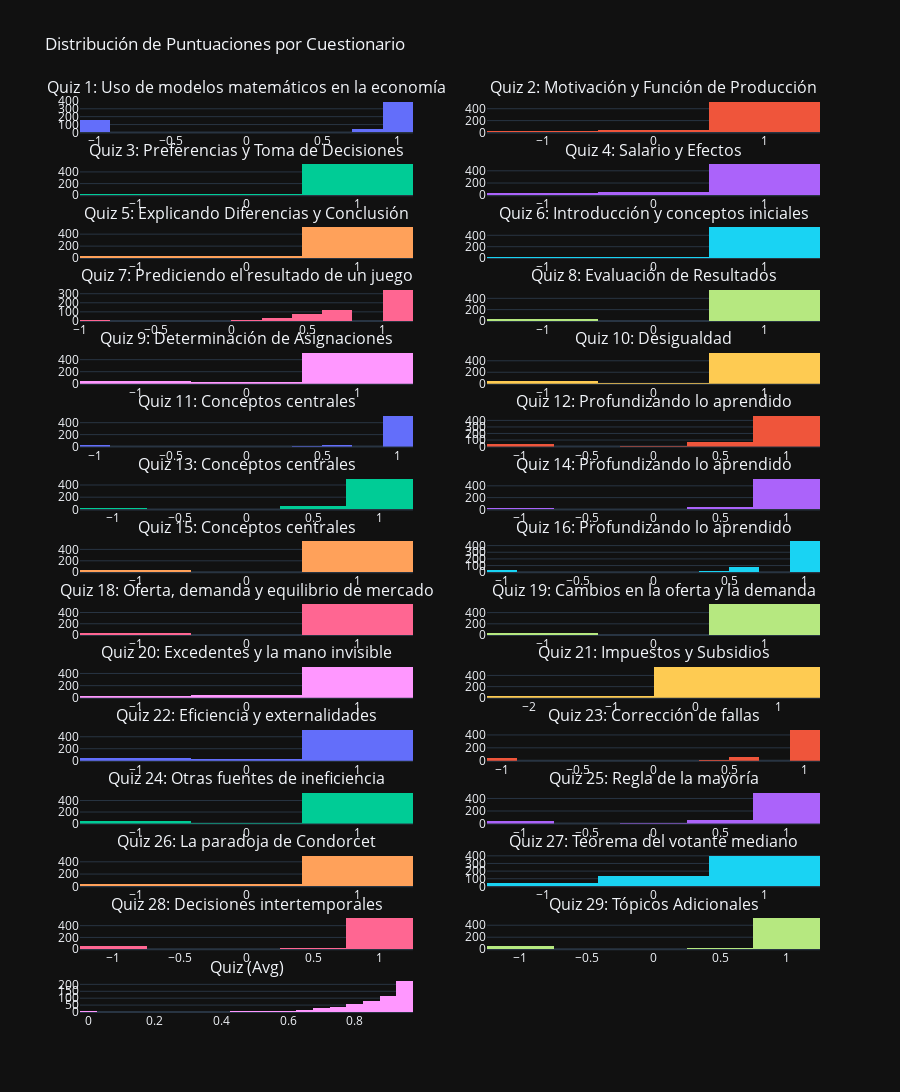

Write notebook code for a chart like this one.
### Markdown cell above
## Tratamiento de outliers

### Code cell
import plotly.graph_objects as go
from plotly.subplots import make_subplots
import pandas as pd

# Asegúrate de que tu archivo 'notas.csv' esté en el mismo directorio que este script,
# o proporciona la ruta completa al archivo.
notas_df = notas

# Reemplaza 'Not Attempted' con -1 y convierte las cadenas a flotantes
quiz_columns = [col for col in notas_df.columns if 'Quiz' in col]
notas_df[quiz_columns] = notas_df[quiz_columns].replace('Not Attempted', -1).astype(float)

# Determinamos el número de filas para los subplots
n_rows = (len(quiz_columns) + 1) // 2

# Crear una figura con subplots en dos columnas
fig = make_subplots(rows=n_rows, cols=2, subplot_titles=quiz_columns)

# Añadir un histograma para cada cuestionario en la posición adecuada
for idx, col in enumerate(quiz_columns):
    fig.add_trace(
        go.Histogram(x=notas_df[col], name=col),
        row=(idx // 2) + 1,  # Incrementar la fila después de cada dos cuestionarios
        col=(idx % 2) + 1    # Alternar entre columna 1 y 2
    )

# Actualizar el layout para que se ajuste bien
fig.update_layout(
    height=300 * n_rows,  # Ajustar la altura si es necesario para acomodar todos los subplots
    title_text="Distribución de Puntuaciones por Cuestionario",
    showlegend=False
)

# Mostrar la figura
fig.show()

### Figure 1 — Plotly figure (JSON) as saved in the notebook; plotly's stock layout.template omitted (floating-point values rounded to 4 significant figures; data arrays with more than 128 entries replaced by an {"elided": "..."} marker saying what was removed)
{"data": [{"name": "Quiz 1: Uso de modelos matemáticos en la economía", "x": {"elided": "587 float values"}, "type": "histogram", "xaxis": "x", "yaxis": "y"}, {"name": "Quiz 2: Motivación y Función de Producción", "x": {"elided": "587 float values"}, "type": "histogram", "xaxis": "x2", "yaxis": "y2"}, {"name": "Quiz 3: Preferencias y Toma de Decisiones", "x": {"elided": "587 float values"}, "type": "histogram", "xaxis": "x3", "yaxis": "y3"}, {"name": "Quiz 4: Salario y Efectos", "x": {"elided": "587 float values"}, "type": "histogram", "xaxis": "x4", "yaxis": "y4"}, {"name": "Quiz 5: Explicando Diferencias y Conclusión", "x": {"elided": "587 float values"}, "type": "histogram", "xaxis": "x5", "yaxis": "y5"}, {"name": "Quiz 6: Introducción y conceptos iniciales", "x": {"elided": "587 float values"}, "type": "histogram", "xaxis": "x6", "yaxis": "y6"}, {"name": "Quiz 7: Prediciendo el resultado de un juego", "x": {"elided": "587 float values"}, "type": "histogram", "xaxis": "x7", "yaxis": "y7"}, {"name": "Quiz 8: Evaluación de Resultados", "x": {"elided": "587 float values"}, "type": "histogram", "xaxis": "x8", "yaxis": "y8"}, {"name": "Quiz 9: Determinación de Asignaciones", "x": {"elided": "587 float values"}, "type": "histogram", "xaxis": "x9", "yaxis": "y9"}, {"name": "Quiz 10: Desigualdad", "x": {"elided": "587 float values"}, "type": "histogram", "xaxis": "x10", "yaxis": "y10"}, {"name": "Quiz 11: Conceptos centrales", "x": {"elided": "587 float values"}, "type": "histogram", "xaxis": "x11", "yaxis": "y11"}, {"name": "Quiz 12: Profundizando lo aprendido", "x": {"elided": "587 float values"}, "type": "histogram", "xaxis": "x12", "yaxis": "y12"}, {"name": "Quiz 13: Conceptos centrales", "x": {"elided": "587 float values"}, "type": "histogram", "xaxis": "x13", "yaxis": "y13"}, {"name": "Quiz 14: Profundizando lo aprendido", "x": {"elided": "587 float values"}, "type": "histogram", "xaxis": "x14", "yaxis": "y14"}, {"name": "Quiz 15: Conceptos centrales", "x": {"elided": "587 float values"}, "type": "histogram", "xaxis": "x15", "yaxis": "y15"}, {"name": "Quiz 16: Profundizando lo aprendido", "x": {"elided": "587 float values"}, "type": "histogram", "xaxis": "x16", "yaxis": "y16"}, {"name": "Quiz 18: Oferta, demanda y equilibrio de mercado", "x": {"elided": "587 float values"}, "type": "histogram", "xaxis": "x17", "yaxis": "y17"}, {"name": "Quiz 19: Cambios en la oferta y la demanda", "x": {"elided": "587 float values"}, "type": "histogram", "xaxis": "x18", "yaxis": "y18"}, {"name": "Quiz 20: Excedentes y la mano invisible", "x": {"elided": "587 float values"}, "type": "histogram", "xaxis": "x19", "yaxis": "y19"}, {"name": "Quiz 21: Impuestos y Subsidios", "x": {"elided": "587 float values"}, "type": "histogram", "xaxis": "x20", "yaxis": "y20"}, {"name": "Quiz 22: Eficiencia y externalidades", "x": {"elided": "587 float values"}, "type": "histogram", "xaxis": "x21", "yaxis": "y21"}, {"name": "Quiz 23: Corrección de fallas", "x": {"elided": "587 float values"}, "type": "histogram", "xaxis": "x22", "yaxis": "y22"}, {"name": "Quiz 24: Otras fuentes de ineficiencia", "x": {"elided": "587 float values"}, "type": "histogram", "xaxis": "x23", "yaxis": "y23"}, {"name": "Quiz 25: Regla de la mayoría", "x": {"elided": "587 float values"}, "type": "histogram", "xaxis": "x24", "yaxis": "y24"}, {"name": "Quiz 26: La paradoja de Condorcet", "x": {"elided": "587 float values"}, "type": "histogram", "xaxis": "x25", "yaxis": "y25"}, {"name": "Quiz 27: Teorema del votante mediano", "x": {"elided": "587 float values"}, "type": "histogram", "xaxis": "x26", "yaxis": "y26"}, {"name": "Quiz 28: Decisiones intertemporales", "x": {"elided": "587 float values"}, "type": "histogram", "xaxis": "x27", "yaxis": "y27"}, {"name": "Quiz 29: Tópicos Adicionales", "x": {"elided": "587 float values"}, "type": "histogram", "xaxis": "x28", "yaxis": "y28"}, {"name": "Quiz (Avg)", "x": {"elided": "587 float values"}, "type": "histogram", "xaxis": "x29", "yaxis": "y29"}], "layout": {"xaxis": {"anchor": "y", "domain": [0.0, 0.45]}, "yaxis": {"anchor": "x", "domain": [0.9644, 1.0]}, "xaxis2": {"anchor": "y2", "domain": [0.55, 1.0]}, "yaxis2": {"anchor": "x2", "domain": [0.9644, 1.0]}, "xaxis3": {"anchor": "y3", "domain": [0.0, 0.45]}, "yaxis3": {"anchor": "x3", "domain": [0.8956, 0.9311]}, "xaxis4": {"anchor": "y4", "domain": [0.55, 1.0]}, "yaxis4": {"anchor": "x4", "domain": [0.8956, 0.9311]}, "xaxis5": {"anchor": "y5", "domain": [0.0, 0.45]}, "yaxis5": {"anchor": "x5", "domain": [0.8267, 0.8622]}, "xaxis6": {"anchor": "y6", "domain": [0.55, 1.0]}, "yaxis6": {"anchor": "x6", "domain": [0.8267, 0.8622]}, "xaxis7": {"anchor": "y7", "domain": [0.0, 0.45]}, "yaxis7": {"anchor": "x7", "domain": [0.7578, 0.7933]}, "xaxis8": {"anchor": "y8", "domain": [0.55, 1.0]}, "yaxis8": {"anchor": "x8", "domain": [0.7578, 0.7933]}, "xaxis9": {"anchor": "y9", "domain": [0.0, 0.45]}, "yaxis9": {"anchor": "x9", "domain": [0.6889, 0.7244]}, "xaxis10": {"anchor": "y10", "domain": [0.55, 1.0]}, "yaxis10": {"anchor": "x10", "domain": [0.6889, 0.7244]}, "xaxis11": {"anchor": "y11", "domain": [0.0, 0.45]}, "yaxis11": {"anchor": "x11", "domain": [0.62, 0.6556]}, "xaxis12": {"anchor": "y12", "domain": [0.55, 1.0]}, "yaxis12": {"anchor": "x12", "domain": [0.62, 0.6556]}, "xaxis13": {"anchor": "y13", "domain": [0.0, 0.45]}, "yaxis13": {"anchor": "x13", "domain": [0.5511, 0.5867]}, "xaxis14": {"anchor": "y14", "domain": [0.55, 1.0]}, "yaxis14": {"anchor": "x14", "domain": [0.5511, 0.5867]}, "xaxis15": {"anchor": "y15", "domain": [0.0, 0.45]}, "yaxis15": {"anchor": "x15", "domain": [0.4822, 0.5178]}, "xaxis16": {"anchor": "y16", "domain": [0.55, 1.0]}, "yaxis16": {"anchor": "x16", "domain": [0.4822, 0.5178]}, "xaxis17": {"anchor": "y17", "domain": [0.0, 0.45]}, "yaxis17": {"anchor": "x17", "domain": [0.4133, 0.4489]}, "xaxis18": {"anchor": "y18", "domain": [0.55, 1.0]}, "yaxis18": {"anchor": "x18", "domain": [0.4133, 0.4489]}, "xaxis19": {"anchor": "y19", "domain": [0.0, 0.45]}, "yaxis19": {"anchor": "x19", "domain": [0.3444, 0.38]}, "xaxis20": {"anchor": "y20", "domain": [0.55, 1.0]}, "yaxis20": {"anchor": "x20", "domain": [0.3444, 0.38]}, "xaxis21": {"anchor": "y21", "domain": [0.0, 0.45]}, "yaxis21": {"anchor": "x21", "domain": [0.2756, 0.3111]}, "xaxis22": {"anchor": "y22", "domain": [0.55, 1.0]}, "yaxis22": {"anchor": "x22", "domain": [0.2756, 0.3111]}, "xaxis23": {"anchor": "y23", "domain": [0.0, 0.45]}, "yaxis23": {"anchor": "x23", "domain": [0.2067, 0.2422]}, "xaxis24": {"anchor": "y24", "domain": [0.55, 1.0]}, "yaxis24": {"anchor": "x24", "domain": [0.2067, 0.2422]}, "xaxis25": {"anchor": "y25", "domain": [0.0, 0.45]}, "yaxis25": {"anchor": "x25", "domain": [0.1378, 0.1733]}, "xaxis26": {"anchor": "y26", "domain": [0.55, 1.0]}, "yaxis26": {"anchor": "x26", "domain": [0.1378, 0.1733]}, "xaxis27": {"anchor": "y27", "domain": [0.0, 0.45]}, "yaxis27": {"anchor": "x27", "domain": [0.06889, 0.1044]}, "xaxis28": {"anchor": "y28", "domain": [0.55, 1.0]}, "yaxis28": {"anchor": "x28", "domain": [0.06889, 0.1044]}, "xaxis29": {"anchor": "y29", "domain": [0.0, 0.45]}, "yaxis29": {"anchor": "x29", "domain": [0.0, 0.03556]}, "xaxis30": {"anchor": "y30", "domain": [0.55, 1.0]}, "yaxis30": {"anchor": "x30", "domain": [0.0, 0.03556]}, "annotations": [{"font": {"size": 16}, "showarrow": false, "text": "Quiz 1: Uso de modelos matemáticos en la economía", "x": 0.225, "xanchor": "center", "xref": "paper", "y": 1.0, "yanchor": "bottom", "yref": "paper"}, {"font": {"size": 16}, "showarrow": false, "text": "Quiz 2: Motivación y Función de Producción", "x": 0.775, "xanchor": "center", "xref": "paper", "y": 1.0, "yanchor": "bottom", "yref": "paper"}, {"font": {"size": 16}, "showarrow": false, "text": "Quiz 3: Preferencias y Toma de Decisiones", "x": 0.225, "xanchor": "center", "xref": "paper", "y": 0.9311, "yanchor": "bottom", "yref": "paper"}, {"font": {"size": 16}, "showarrow": false, "text": "Quiz 4: Salario y Efectos", "x": 0.775, "xanchor": "center", "xref": "paper", "y": 0.9311, "yanchor": "bottom", "yref": "paper"}, {"font": {"size": 16}, "showarrow": false, "text": "Quiz 5: Explicando Diferencias y Conclusión", "x": 0.225, "xanchor": "center", "xref": "paper", "y": 0.8622, "yanchor": "bottom", "yref": "paper"}, {"font": {"size": 16}, "showarrow": false, "text": "Quiz 6: Introducción y conceptos iniciales", "x": 0.775, "xanchor": "center", "xref": "paper", "y": 0.8622, "yanchor": "bottom", "yref": "paper"}, {"font": {"size": 16}, "showarrow": false, "text": "Quiz 7: Prediciendo el resultado de un juego", "x": 0.225, "xanchor": "center", "xref": "paper", "y": 0.7933, "yanchor": "bottom", "yref": "paper"}, {"font": {"size": 16}, "showarrow": false, "text": "Quiz 8: Evaluación de Resultados", "x": 0.775, "xanchor": "center", "xref": "paper", "y": 0.7933, "yanchor": "bottom", "yref": "paper"}, {"font": {"size": 16}, "showarrow": false, "text": "Quiz 9: Determinación de Asignaciones", "x": 0.225, "xanchor": "center", "xref": "paper", "y": 0.7244, "yanchor": "bottom", "yref": "paper"}, {"font": {"size": 16}, "showarrow": false, "text": "Quiz 10: Desigualdad", "x": 0.775, "xanchor": "center", "xref": "paper", "y": 0.7244, "yanchor": "bottom", "yref": "paper"}, {"font": {"size": 16}, "showarrow": false, "text": "Quiz 11: Conceptos centrales", "x": 0.225, "xanchor": "center", "xref": "paper", "y": 0.6556, "yanchor": "bottom", "yref": "paper"}, {"font": {"size": 16}, "showarrow": false, "text": "Quiz 12: Profundizando lo aprendido", "x": 0.775, "xanchor": "center", "xref": "paper", "y": 0.6556, "yanchor": "bottom", "yref": "paper"}, {"font": {"size": 16}, "showarrow": false, "text": "Quiz 13: Conceptos centrales", "x": 0.225, "xanchor": "center", "xref": "paper", "y": 0.5867, "yanchor": "bottom", "yref": "paper"}, {"font": {"size": 16}, "showarrow": false, "text": "Quiz 14: Profundizando lo aprendido", "x": 0.775, "xanchor": "center", "xref": "paper", "y": 0.5867, "yanchor": "bottom", "yref": "paper"}, {"font": {"size": 16}, "showarrow": false, "text": "Quiz 15: Conceptos centrales", "x": 0.225, "xanchor": "center", "xref": "paper", "y": 0.5178, "yanchor": "bottom", "yref": "paper"}, {"font": {"size": 16}, "showarrow": false, "text": "Quiz 16: Profundizando lo aprendido", "x": 0.775, "xanchor": "center", "xref": "paper", "y": 0.5178, "yanchor": "bottom", "yref": "paper"}, {"font": {"size": 16}, "showarrow": false, "text": "Quiz 18: Oferta, demanda y equilibrio de mercado", "x": 0.225, "xanchor": "center", "xref": "paper", "y": 0.4489, "yanchor": "bottom", "yref": "paper"}, {"font": {"size": 16}, "showarrow": false, "text": "Quiz 19: Cambios en la oferta y la demanda", "x": 0.775, "xanchor": "center", "xref": "paper", "y": 0.4489, "yanchor": "bottom", "yref": "paper"}, {"font": {"size": 16}, "showarrow": false, "text": "Quiz 20: Excedentes y la mano invisible", "x": 0.225, "xanchor": "center", "xref": "paper", "y": 0.38, "yanchor": "bottom", "yref": "paper"}, {"font": {"size": 16}, "showarrow": false, "text": "Quiz 21: Impuestos y Subsidios", "x": 0.775, "xanchor": "center", "xref": "paper", "y": 0.38, "yanchor": "bottom", "yref": "paper"}, {"font": {"size": 16}, "showarrow": false, "text": "Quiz 22: Eficiencia y externalidades", "x": 0.225, "xanchor": "center", "xref": "paper", "y": 0.3111, "yanchor": "bottom", "yref": "paper"}, {"font": {"size": 16}, "showarrow": false, "text": "Quiz 23: Corrección de fallas", "x": 0.775, "xanchor": "center", "xref": "paper", "y": 0.3111, "yanchor": "bottom", "yref": "paper"}, {"font": {"size": 16}, "showarrow": false, "text": "Quiz 24: Otras fuentes de ineficiencia", "x": 0.225, "xanchor": "center", "xref": "paper", "y": 0.2422, "yanchor": "bottom", "yref": "paper"}, {"font": {"size": 16}, "showarrow": false, "text": "Quiz 25: Regla de la mayoría", "x": 0.775, "xanchor": "center", "xref": "paper", "y": 0.2422, "yanchor": "bottom", "yref": "paper"}, {"font": {"size": 16}, "showarrow": false, "text": "Quiz 26: La paradoja de Condorcet", "x": 0.225, "xanchor": "center", "xref": "paper", "y": 0.1733, "yanchor": "bottom", "yref": "paper"}, {"font": {"size": 16}, "showarrow": false, "text": "Quiz 27: Teorema del votante mediano", "x": 0.775, "xanchor": "center", "xref": "paper", "y": 0.1733, "yanchor": "bottom", "yref": "paper"}, {"font": {"size": 16}, "showarrow": false, "text": "Quiz 28: Decisiones intertemporales", "x": 0.225, "xanchor": "center", "xref": "paper", "y": 0.1044, "yanchor": "bottom", "yref": "paper"}, {"font": {"size": 16}, "showarrow": false, "text": "Quiz 29: Tópicos Adicionales", "x": 0.775, "xanchor": "center", "xref": "paper", "y": 0.1044, "yanchor": "bottom", "yref": "paper"}, {"font": {"size": 16}, "showarrow": false, "text": "Quiz (Avg)", "x": 0.225, "xanchor": "center", "xref": "paper", "y": 0.03556, "yanchor": "bottom", "yref": "paper"}], "title": {"text": "Distribución de Puntuaciones por Cuestionario"}, "height": 4500, "showlegend": false}}
